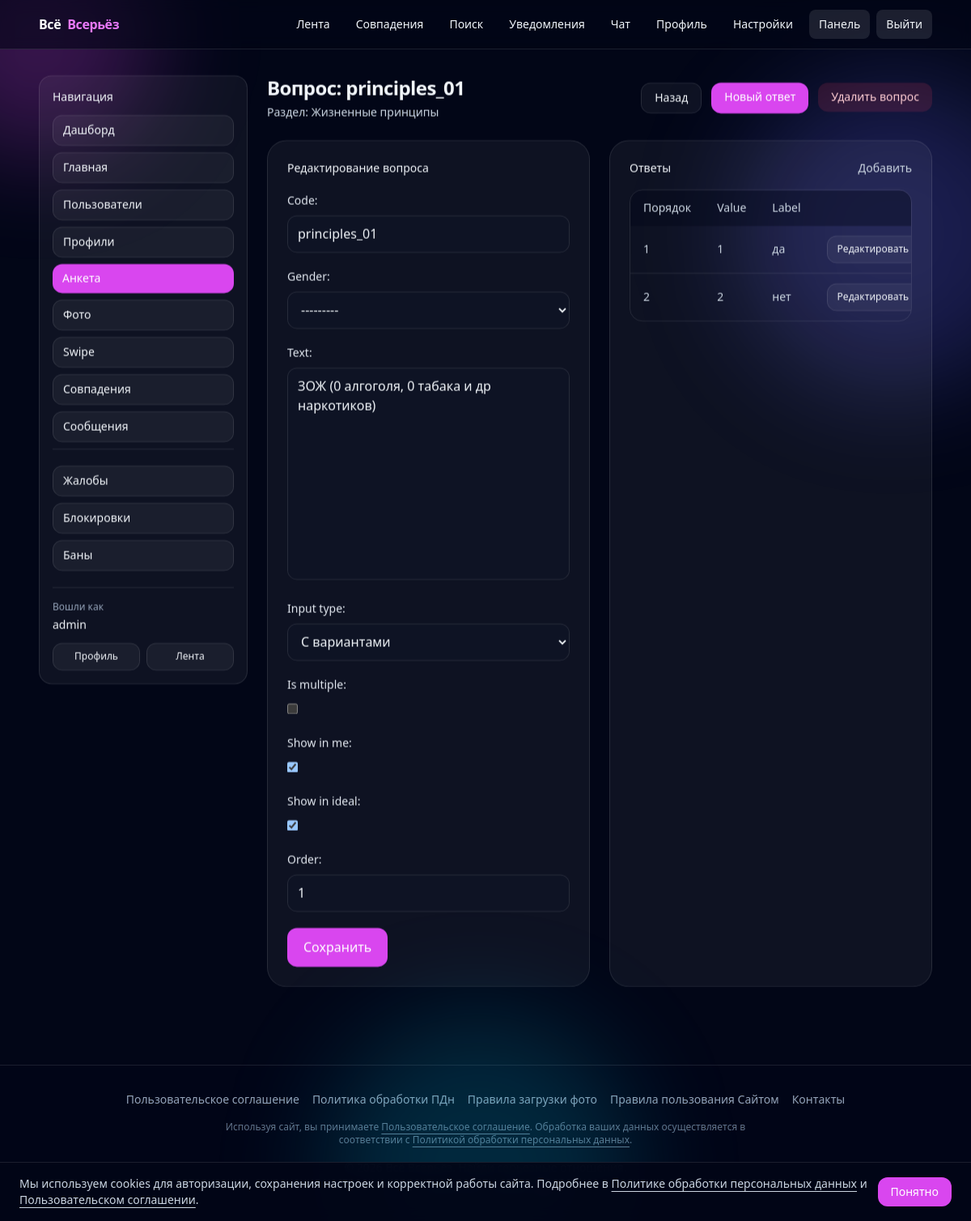
The page /panel/questionnaire/questions/591/ (signed in) on the database its author committed.
### accounts/models.py (models this page shows, shortened)
class User(AbstractUser):
    email = models.EmailField(unique=True)
    email_verified = models.BooleanField(default=False)
    wallet_balance = models.DecimalField(
        max_digits=10, decimal_places=2, default=Decimal("0"))
    terms_accepted_at = models.DateTimeField(null=True, blank=True)
    privacy_accepted_at = models.DateTimeField(null=True, blank=True)
    special_category_consent = models.BooleanField(default=False)
    special_category_consent_at = models.DateTimeField(null=True, blank=True)
    special_category_consent_revoked_at = models.DateTimeField(
        null=True, blank=True)

### profiles/models.py (models this page shows, shortened)
class QuestionnaireQuestion(models.Model):
    section = models.ForeignKey(
        QuestionnaireSection,
        on_delete=models.CASCADE,
        related_name="questions",
    )
    code = models.SlugField(max_length=64, unique=True)
    gender = models.CharField(
        max_length=16, choices=Profile.Gender.choices, blank=True, default="")
    text = models.TextField()
    input_type = models.CharField(max_length=16, blank=True, default="choice")
    is_multiple = models.BooleanField(default=False)
    show_in_me = models.BooleanField(default=True)
    show_in_ideal = models.BooleanField(default=True)
    order = models.PositiveIntegerField(default=0)
    class Meta:
        ordering = ["order", "id"]

class QuestionnaireSection(models.Model):
    code = models.SlugField(max_length=64, unique=True)
    gender = models.CharField(
        max_length=16, choices=Profile.Gender.choices, blank=True, default="")
    title = models.CharField(max_length=128)
    hint = models.CharField(max_length=280, blank=True, default="")
    show_in_me = models.BooleanField(default=True)
    show_in_ideal = models.BooleanField(default=True)
    order = models.PositiveIntegerField(default=0)
    class Meta:
        ordering = ["order", "id"]

class QuestionnaireChoice(models.Model):
    question = models.ForeignKey(
        QuestionnaireQuestion,
        on_delete=models.CASCADE,
        related_name="choices",
    )
    value = models.CharField(max_length=64)
    label = models.TextField()
    order = models.PositiveIntegerField(default=0)
    class Meta:
        ordering = ["order", "id"]
        constraints = [
            models.UniqueConstraint(
                fields=["question", "value"], name="uniq_question_choice_value"),
        ]

### panel/views.py (the view)
@staff_required
def questionnaire_question_edit(request, question_id: int):
    question = get_object_or_404(
        QuestionnaireQuestion.objects.select_related("section"),
        id=question_id,
    )
    if request.method == "POST":
        form = QuestionnaireQuestionForm(request.POST, instance=question)
        if form.is_valid():
            form.save()
            messages.success(request, "Вопрос сохранён")
            return redirect("panel_questionnaire_question_edit", question_id=question.id)
    else:
        form = QuestionnaireQuestionForm(instance=question)
    choices = question.choices.all().order_by("order", "id")
    return render(
        request,
        "panel/questionnaire_question_form.html",
        {
            "form": form,
            "section": question.section,
            "question": question,
            "choices": choices,
            "back_url": redirect("panel_questionnaire_section_edit", section_id=question.section_id).url,
        },
    )

### panel/forms.py
class QuestionnaireQuestionForm(forms.ModelForm):
    input_type = forms.ChoiceField(
        choices=(
            ("choice", "С вариантами"),
            ("text", "Свободный ввод"),
        ),
        required=False,
    )
    def __init__(self, *args, **kwargs):
        super().__init__(*args, **kwargs)
        if self.instance and self.instance.pk:
            self.fields["code"].disabled = True
        self.fields["input_type"].initial = (
            getattr(self.instance, "input_type", "") or "choice")
    class Meta:
        model = QuestionnaireQuestion
        fields = (
            "code",
            "gender",
            "text",
            "input_type",
            "is_multiple",
            "show_in_me",
            "show_in_ideal",
            "order",
        )

### accounts/context_processors.py (called while the page is built)
def unread_notifications(request):
    user = getattr(request, "user", None)
    if not user or not getattr(user, "is_authenticated", False):
        return {"unread_notifications_count": 0, "unread_chat_notifications_count": 0}
    from .models import UserNotification
    count = UserNotification.objects.filter(recipient=user, is_read=False).count()
    chat_count = UserNotification.objects.filter(
        recipient=user,
        is_read=False,
        event=UserNotification.Event.NEW_MESSAGE,
    ).count()
    return {"unread_notifications_count": count, "unread_chat_notifications_count": chat_count}

def staff_flags(request):
    user = getattr(request, "user", None)
    if not user or not getattr(user, "is_authenticated", False):
        return {"is_matchmaker": False}
    try:
        is_matchmaker = user.groups.filter(name="matchmaker").exists()
    except Exception:
        is_matchmaker = False
    return {"is_matchmaker": bool(is_matchmaker)}

### matchmaking/models.py (called while the page is built)
    def active(self):
        now = timezone.now()
        return self.filter(revoked_at__isnull=True).filter(
            Q(expires_at__isnull=True) | Q(expires_at__gt=now)
        )

### panel/views.py (called while the page is built)
def staff_required(view_func):
    @login_required
    @wraps(view_func)
    def _wrapped(request, *args, **kwargs):
        if not request.user.is_staff:
            raise PermissionDenied
        return view_func(request, *args, **kwargs)
    return _wrapped

### templates/panel/questionnaire_question_form.html (shortened to what this page needs)
{% extends 'panel/base.html' %}
{% block panel_heading %}{% if question %}Вопрос: {{ question.code }}{% else %}Новый вопрос{% endif %}{% endblock %}
{% block panel_subtitle %}Раздел: {{ section.title }}{% endblock %}
{% block panel_top_actions %}
<a class="rounded-xl border border-white/10 bg-white/5 px-4 py-2 text-sm font-medium hover:bg-white/10" href="{{ back_url }}">Назад</a>
{% if question %}
{% if question.input_type != 'text' %}
<a class="rounded-xl bg-fuchsia-500 px-4 py-2 text-sm font-medium text-white hover:bg-fuchsia-400" href="{% url 'panel_questionnaire_choice_create' question.id %}">Новый ответ</a>
{% endif %}
<form method="post" action="{% url 'panel_questionnaire_question_delete' question.id %}" class="inline" data-confirm="Удалить вопрос «{{ question.code }}»?" data-loading-text="Удаляю…">
    <button type="submit" class="rounded-xl bg-rose-500/15 px-4 py-2 text-sm font-medium text-rose-200 hover:bg-rose-500/25" data-loading-text="Удаляю…">Удалить вопрос</button>
</form>
{% endif %}
{% endblock %}
{% block panel_content %}
<div class="grid gap-6 lg:grid-cols-2">
    <div class="rounded-3xl border border-white/10 bg-white/5 p-6">
        <div class="text-sm font-medium">{% if question %}Редактирование вопроса{% else %}Создание вопроса{% endif %}</div>
        <form method="post" class="mt-4 space-y-5">
            {% for field in form %}
            <div>
                {{ field.label_tag }}
                {{ field }}
            </div>
            {% endfor %}
            <button type="submit" class="rounded-xl bg-fuchsia-500 px-5 py-3 font-medium text-white hover:bg-fuchsia-400">Сохранить</button>
        </form>
    </div>
    <div class="rounded-3xl border border-white/10 bg-white/5 p-6">
        <div class="flex items-center justify-between">
            <div class="text-sm font-medium">Ответы</div>
            {% if question %}
            {% if question.input_type != 'text' %}
            <a class="text-sm text-slate-300 hover:text-white" href="{% url 'panel_questionnaire_choice_create' question.id %}">Добавить</a>
            {% endif %}
            {% endif %}
        </div>
        {% if question and question.input_type == 'text' %}
        <div class="mt-4 rounded-2xl border border-white/10 bg-slate-950/40 p-4 text-sm text-slate-300">
            Это вопрос со свободным вводом. Варианты ответов не используются.
        </div>
        {% else %}
        <div class="mt-4 overflow-hidden rounded-2xl border border-white/10">
            <table class="min-w-full text-sm">
                <thead class="bg-slate-950/40 text-slate-300">
                    <tr>
                        <th class="px-4 py-3 text-left font-medium">Порядок</th>
                        <th class="px-4 py-3 text-left font-medium">Value</th>
                        <th class="px-4 py-3 text-left font-medium">Label</th>
                        <th class="px-4 py-3 text-left font-medium"></th>
                    </tr>
                </thead>
                <tbody class="divide-y divide-white/10">
                    {% for c in choices %}
                    <tr class="hover:bg-white/5">
                        <td class="px-4 py-3 text-slate-300">{{ c.order }}</td>
                        <td class="px-4 py-3 text-slate-300">{{ c.value }}</td>
                        <td class="px-4 py-3 text-slate-300">{{ c.label }}</td>
                        <td class="px-4 py-3">
                            <div class="flex items-center justify-end gap-2">
                                <a class="rounded-xl border border-white/10 bg-white/5 px-3 py-2 text-xs font-medium hover:bg-white/10" href="{% url 'panel_questionnaire_choice_edit' c.id %}">Редактировать</a>
                            </div>
                        </td>
                    </tr>
                    {% empty %}
                    <tr>
                        <td class="px-4 py-8 text-center text-slate-300" colspan="4">{% if question %}Ответов пока нет.{% else %}Сначала создай вопрос.{% endif %}</td>
                    </tr>
                    {% endfor %}
                </tbody>
            </table>
        </div>
        {% endif %}
    </div>
</div>
{% endblock %}

### templates/panel/base.html (shortened to what this page needs)
{% extends 'base.html' %}
{% block content %}
<div class="grid gap-6 lg:grid-cols-12">
    <aside class="lg:col-span-3">
        <div class="rounded-2xl border border-white/10 bg-white/5 p-4">
            <div class="text-sm font-medium">Навигация</div>
            {% with current=request.resolver_match.url_name %}
            <nav class="mt-3 space-y-2 text-sm">
                {% if request.user.is_staff %}
                <a href="{% url 'panel_dashboard' %}"
                    class="block rounded-xl px-3 py-2 font-medium {% if current == 'panel_dashboard' %}bg-fuchsia-500 text-white{% else %}border border-white/10 bg-white/5 text-slate-100 hover:bg-white/10{% endif %}">Дашборд</a>
                <a href="{% url 'panel_home_pages' %}"
                    class="block rounded-xl px-3 py-2 font-medium {% if current == 'panel_home_pages' or current == 'panel_home_page_create' or current == 'panel_home_page_edit' or current == 'panel_home_block_create' or current == 'panel_home_block_edit' %}bg-fuchsia-500 text-white{% else %}border border-white/10 bg-white/5 text-slate-100 hover:bg-white/10{% endif %}">Главная</a>
                <a href="{% url 'panel_users' %}"
                    class="block rounded-xl px-3 py-2 font-medium {% if current == 'panel_users' or current == 'panel_user_detail' or current == 'panel_user_set_password' %}bg-fuchsia-500 text-white{% else %}border border-white/10 bg-white/5 text-slate-100 hover:bg-white/10{% endif %}">Пользователи</a>
                <a href="{% url 'panel_profiles' %}"
                    class="block rounded-xl px-3 py-2 font-medium {% if current == 'panel_profiles' or current == 'panel_profile_detail' %}bg-fuchsia-500 text-white{% else %}border border-white/10 bg-white/5 text-slate-100 hover:bg-white/10{% endif %}">Профили</a>
                <a href="{% url 'panel_questionnaire_sections' %}"
                    class="block rounded-xl px-3 py-2 font-medium {% if current == 'panel_questionnaire_sections' or current == 'panel_questionnaire_section_create' or current == 'panel_questionnaire_section_edit' or current == 'panel_questionnaire_question_create' or current == 'panel_questionnaire_question_edit' or current == 'panel_questionnaire_choice_create' or current == 'panel_questionnaire_choice_edit' %}bg-fuchsia-500 text-white{% else %}border border-white/10 bg-white/5 text-slate-100 hover:bg-white/10{% endif %}">Анкета</a>
                <a href="{% url 'panel_photos' %}"
                    class="block rounded-xl px-3 py-2 font-medium {% if current == 'panel_photos' %}bg-fuchsia-500 text-white{% else %}border border-white/10 bg-white/5 text-slate-100 hover:bg-white/10{% endif %}">Фото</a>
                <a href="{% url 'panel_swipes' %}"
                    class="block rounded-xl px-3 py-2 font-medium {% if current == 'panel_swipes' %}bg-fuchsia-500 text-white{% else %}border border-white/10 bg-white/5 text-slate-100 hover:bg-white/10{% endif %}">Swipe</a>
                <a href="{% url 'panel_matches' %}"
                    class="block rounded-xl px-3 py-2 font-medium {% if current == 'panel_matches' %}bg-fuchsia-500 text-white{% else %}border border-white/10 bg-white/5 text-slate-100 hover:bg-white/10{% endif %}">Совпадения</a>
                <a href="{% url 'panel_messages' %}"
                    class="block rounded-xl px-3 py-2 font-medium {% if current == 'panel_messages' %}bg-fuchsia-500 text-white{% else %}border border-white/10 bg-white/5 text-slate-100 hover:bg-white/10{% endif %}">Сообщения</a>
                <div class="mt-3 border-t border-white/10 pt-3"></div>
                <a href="{% url 'panel_reports' %}"
                    class="block rounded-xl px-3 py-2 font-medium {% if current == 'panel_reports' %}bg-fuchsia-500 text-white{% else %}border border-white/10 bg-white/5 text-slate-100 hover:bg-white/10{% endif %}">Жалобы</a>
                <a href="{% url 'panel_blocks' %}"
                    class="block rounded-xl px-3 py-2 font-medium {% if current == 'panel_blocks' %}bg-fuchsia-500 text-white{% else %}border border-white/10 bg-white/5 text-slate-100 hover:bg-white/10{% endif %}">Блокировки</a>
                <a href="{% url 'panel_bans' %}"
                    class="block rounded-xl px-3 py-2 font-medium {% if current == 'panel_bans' or current == 'panel_ban_create' or current == 'panel_user_ban' %}bg-fuchsia-500 text-white{% else %}border border-white/10 bg-white/5 text-slate-100 hover:bg-white/10{% endif %}">Баны</a>
                {% endif %}
            </nav>
            {% endwith %}
            <div class="mt-5 border-t border-white/10 pt-4">
                <div class="text-xs text-slate-400">Вошли как</div>
                <div class="mt-1 text-sm font-medium">{{ request.user.username }}</div>
                <div class="mt-3 flex gap-2">
                    <a href="{% url 'me' %}"
                        class="flex-1 rounded-xl border border-white/10 bg-white/5 px-3 py-2 text-center text-xs font-medium hover:bg-white/10">Профиль</a>
                    <a href="{% url 'feed' %}"
                        class="flex-1 rounded-xl border border-white/10 bg-white/5 px-3 py-2 text-center text-xs font-medium hover:bg-white/10">Лента</a>
                </div>
            </div>
        </div>
    </aside>
    <section class="lg:col-span-9">
        <div class="flex flex-col gap-4 sm:flex-row sm:items-center sm:justify-between">
            <div>
                <h1 class="text-2xl font-semibold tracking-tight">{% block panel_heading %}Панель{% endblock %}</h1>
                <p class="mt-1 text-sm text-slate-300">{% block panel_subtitle %}{% endblock %}</p>
            </div>
            <div class="flex gap-3">
                {% block panel_top_actions %}{% endblock %}
            </div>
        </div>
        <div class="mt-6">
            {% block panel_content %}{% endblock %}
        </div>
    </section>
</div>
{% endblock %}

### templates/base.html (style rules this page uses)
:root { color-scheme: dark; }
html { scroll-behavior: smooth; }

### rows shown on the page
User: user.username "admin"
QuestionnaireQuestion: code "principles_01", form "principles_01" "---------" "ЗОЖ (0 алгоголя, 0 табака и др наркотиков)" "С вариантами" "☑" "☑" "1"
QuestionnaireSection: title "Жизненные принципы"
QuestionnaireChoice: order "1", value "1", label "да"
QuestionnaireChoice: order "2", value "2", label "нет"

### other values the page prints
{{ field.label_tag }} "Code:" "Gender:" "Text:" "Input type:" "Is multiple:" "Show in me:" "Show in ideal:" "Order:"
